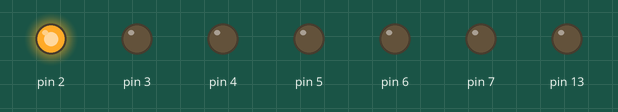
Bench run of a sketch on a simulated Arduino Nano, built with avr-gcc and run on an emulated ATmega328P. Shown: output pins drawn as LEDs (lit = HIGH).

Above: at 0.1 s.
At 22.1 s:
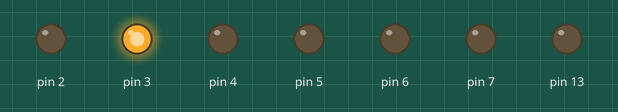
At 24.1 s:
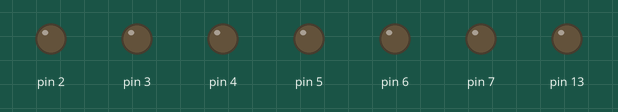
At 39.1 s:
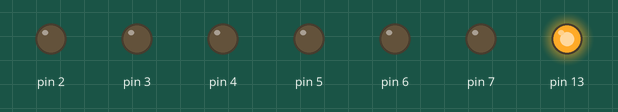
Timing chart, 0 to 40.0 s (numbered marks = the images above):
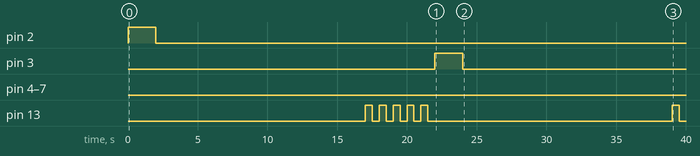

Measured:
- by itself, pin 2: LOW → HIGH at 0.00 s, → LOW 2.0 s later
- by itself, pin 3: LOW → HIGH at 22.0 s, → LOW 2.0 s later
- by itself, pin 13: goes 4 × (HIGH 0.50 s, LOW 0.50 s), HIGH 0.50 s, LOW 17.5 s, HIGH 0.50 s, then LOW

The sketch:

SacudidorCostal.ino
```cpp
//echo con arduino nano y un shield de optoacpladores y relevadores.
void setup() {
  // put your setup code here, to run once:
  pinMode(2, OUTPUT);
  pinMode(3, OUTPUT);
  pinMode(4, OUTPUT);
  pinMode(5, OUTPUT);
  pinMode(6, OUTPUT);
  pinMode(7, OUTPUT);
  pinMode(13, OUTPUT);
}

void loop() {
  // put your main code here, to run repeatedly:
  for(int i=2;i<=7;i++)
  {
    digitalWrite(i, 1);
    digitalWrite(13, 0);
    delay(2000);
    digitalWrite(i, 0);
    delay(15000);
    for(int led=1;led<=5;led++)
    {
      digitalWrite(13, 1);//3
      delay(500);
      digitalWrite(13, 0);
      delay(500);
    }

   }
}
```
